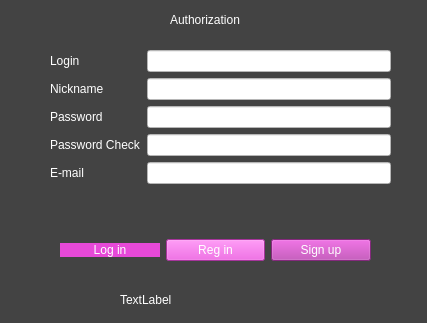
<?xml version="1.0" encoding="UTF-8"?>
<ui version="4.0">
 <class>AuthRegForm</class>
 <widget class="QDialog" name="AuthRegForm">
  <property name="geometry">
   <rect>
    <x>0</x>
    <y>0</y>
    <width>427</width>
    <height>323</height>
   </rect>
  </property>
  <property name="minimumSize">
   <size>
    <width>427</width>
    <height>323</height>
   </size>
  </property>
  <property name="maximumSize">
   <size>
    <width>427</width>
    <height>323</height>
   </size>
  </property>
  <property name="windowTitle">
   <string>LineLogic</string>
  </property>
  <property name="autoFillBackground">
   <bool>false</bool>
  </property>
  <property name="styleSheet">
   <string notr="true">background-color: rgb(67, 67, 67);
font: 600 10pt &quot;Segoe UI&quot;;</string>
  </property>
  <widget class="QWidget" name="horizontalLayoutWidget">
   <property name="geometry">
    <rect>
     <x>60</x>
     <y>220</y>
     <width>311</width>
     <height>61</height>
    </rect>
   </property>
   <layout class="QHBoxLayout" name="horizontalLayout">
    <item>
     <widget class="QPushButton" name="Log_in">
      <property name="styleSheet">
       <string notr="true">background-color: rgb(231, 73, 216);
color: rgb(255, 255, 255);
border-radius: 20px;</string>
      </property>
      <property name="text">
       <string>Log in</string>
      </property>
      <property name="autoDefault">
       <bool>false</bool>
      </property>
     </widget>
    </item>
    <item>
     <widget class="QPushButton" name="Reg_in">
      <property name="styleSheet">
       <string notr="true">background-color: rgb(231, 73, 216);
color: rgb(255, 255, 255);</string>
      </property>
      <property name="text">
       <string>Reg in</string>
      </property>
      <property name="autoDefault">
       <bool>false</bool>
      </property>
     </widget>
    </item>
    <item>
     <widget class="QPushButton" name="upin">
      <property name="styleSheet">
       <string notr="true">background-color: rgb(185, 58, 173);
color: rgb(255, 255, 255);</string>
      </property>
      <property name="text">
       <string>Sign up</string>
      </property>
      <property name="autoDefault">
       <bool>false</bool>
      </property>
     </widget>
    </item>
   </layout>
  </widget>
  <widget class="QWidget" name="formLayoutWidget">
   <property name="geometry">
    <rect>
     <x>50</x>
     <y>50</y>
     <width>341</width>
     <height>181</height>
    </rect>
   </property>
   <layout class="QFormLayout" name="formLayout">
    <item row="0" column="0">
     <widget class="QLabel" name="label_login">
      <property name="styleSheet">
       <string notr="true">font: 600 10pt &quot;Segoe UI&quot;;
color: rgb(255, 255, 255);</string>
      </property>
      <property name="text">
       <string>Login</string>
      </property>
     </widget>
    </item>
    <item row="1" column="0">
     <widget class="QLabel" name="label_Nick">
      <property name="styleSheet">
       <string notr="true">font: 600 10pt &quot;Segoe UI&quot;;

color: rgb(255, 255, 255);</string>
      </property>
      <property name="text">
       <string>Nickname</string>
      </property>
     </widget>
    </item>
    <item row="1" column="1">
     <widget class="QLineEdit" name="lineEdit_Nick">
      <property name="styleSheet">
       <string notr="true">background-color: rgb(255, 255, 255);</string>
      </property>
     </widget>
    </item>
    <item row="2" column="0">
     <widget class="QLabel" name="label_pass">
      <property name="styleSheet">
       <string notr="true">font: 600 10pt &quot;Segoe UI&quot;;
color: rgb(255, 255, 255);</string>
      </property>
      <property name="text">
       <string>Password</string>
      </property>
     </widget>
    </item>
    <item row="2" column="1">
     <widget class="QLineEdit" name="lineEdit_pass">
      <property name="styleSheet">
       <string notr="true">background-color: rgb(255, 255, 255);</string>
      </property>
     </widget>
    </item>
    <item row="3" column="0">
     <widget class="QLabel" name="label_check">
      <property name="styleSheet">
       <string notr="true">font: 600 10pt &quot;Segoe UI&quot;;
color: rgb(255, 255, 255);</string>
      </property>
      <property name="text">
       <string>Password Check</string>
      </property>
     </widget>
    </item>
    <item row="3" column="1">
     <widget class="QLineEdit" name="lineEdit_check">
      <property name="styleSheet">
       <string notr="true">background-color: rgb(255, 255, 255);</string>
      </property>
     </widget>
    </item>
    <item row="4" column="0">
     <widget class="QLabel" name="label_mail">
      <property name="styleSheet">
       <string notr="true">font: 600 10pt &quot;Segoe UI&quot;;
color: rgb(255, 255, 255);</string>
      </property>
      <property name="text">
       <string>E-mail</string>
      </property>
     </widget>
    </item>
    <item row="4" column="1">
     <widget class="QLineEdit" name="lineEdit_mail">
      <property name="styleSheet">
       <string notr="true">background-color: rgb(255, 255, 255);</string>
      </property>
     </widget>
    </item>
    <item row="0" column="1">
     <widget class="QLineEdit" name="lineEdit_login">
      <property name="styleSheet">
       <string notr="true">background-color: rgb(255, 255, 255);</string>
      </property>
     </widget>
    </item>
   </layout>
  </widget>
  <widget class="QLabel" name="banner">
   <property name="geometry">
    <rect>
     <x>170</x>
     <y>10</y>
     <width>111</width>
     <height>20</height>
    </rect>
   </property>
   <property name="styleSheet">
    <string notr="true">font: 600 10pt &quot;Segoe UI&quot;;
color: rgb(255, 255, 255);</string>
   </property>
   <property name="text">
    <string>Authorization</string>
   </property>
  </widget>
  <widget class="QLabel" name="hint">
   <property name="geometry">
    <rect>
     <x>120</x>
     <y>290</y>
     <width>201</width>
     <height>20</height>
    </rect>
   </property>
   <property name="styleSheet">
    <string notr="true">font: 600 10pt &quot;Segoe UI&quot;;
color: rgb(255, 255, 255);</string>
   </property>
   <property name="text">
    <string>TextLabel</string>
   </property>
  </widget>
 </widget>
 <resources/>
 <connections/>
</ui>
